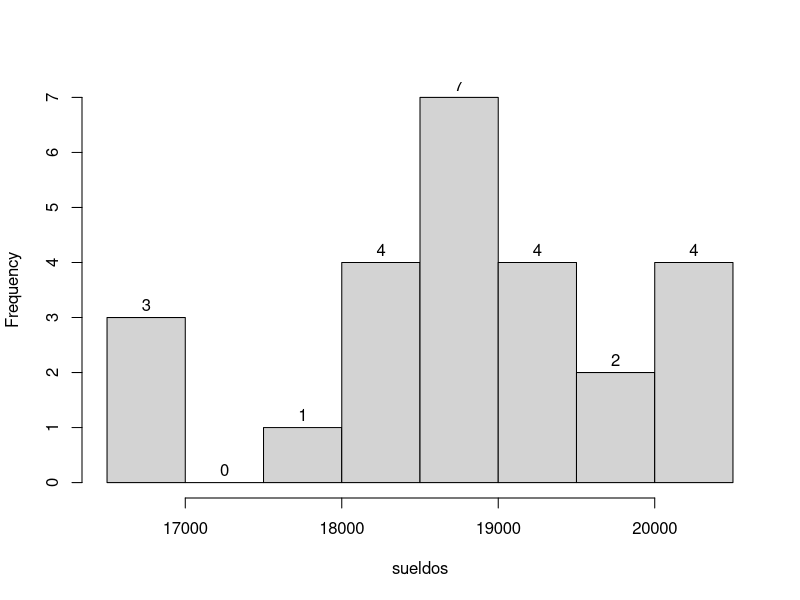

R code for this plot: (Note: this script raises an error after producing the figure.)
## ---- chunk 1
setwd("C:/Users/34636/Desktop/Alejandro_Arzola_ME_3_entrega/DATOS")
Datos<-read.table("sueldos_hosteleria.txt", header=TRUE, dec=".",sep=",")
Datos
suel2<-Datos$Sueldos
suel2
hist(suel2,freq=TRUE,main="",labels=TRUE, xlab="sueldos")

#Nos piden que confirmemos la afirmación: el salario medio establecido sea 18510 euros. Hay que a plasmar dicha afirmación en la hipótesis alternativa, que es la única a la que podemos asignar la carga del nivel de confianza.
#Si μ es el salario medio  de los trabajadores

#H0: μ= 18510
#H1: μ≠ 18510

#Como n<30 se deben testear la normalidad de las poblaciones para poder aplicar #los diferentes test que la necesitan
t.test(suel2,alternative="two.sided",mu=18510)
# Dado que el p-valorno es inferior al 5%, no tenemos suficientes evidencias en los datos para rechazar la hipótesis nula (μ= 18510) en favor de la alternativa (μ≠ 18510),

α= 0.05
αa=α/2
t=(18774.763-18510)/(1039.506/sqrt(25))
t

ajuste.normal<-fitdistr(suel2,"normal")
mu<-ajuste.normal$estimate[1]
sigma<-ajuste.normal$estimate[2]
c(mu,sigma)

# Región critica RC: t<-1.710882
#  No  Rechazamos H0 un nivel de significancia α=5% cuando el estadístico t calculado excede a tα/2,n -1 o es menor que –tα/2,n -1
#Es decir, que el valor hipotético que hemos considerado para la media, 18510, está dentro de este intervalo, luego éste es un valor de confianza para μ.

#Si los datos fueran tales que el intervalo de confianza para μdejara fuera al valor 18510, tendríamos razones para pensar que el valor de μes significativamente distinto de 18510
